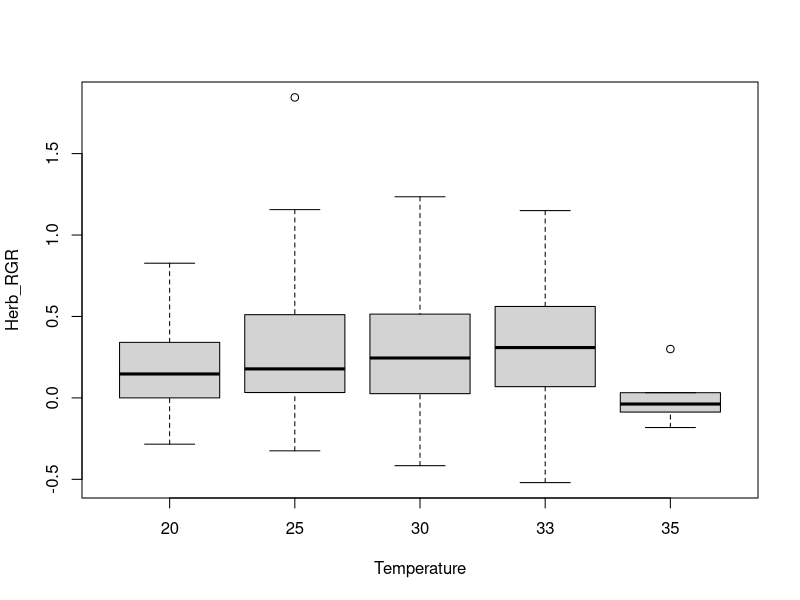
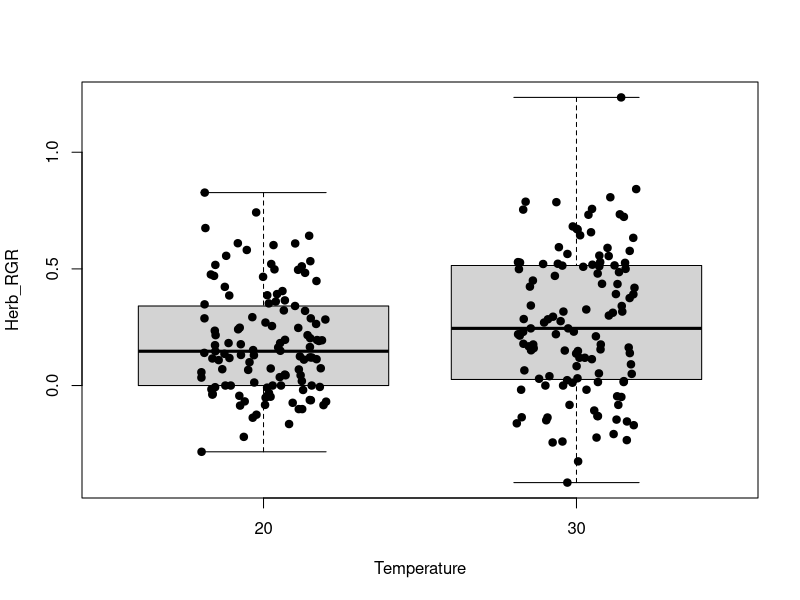
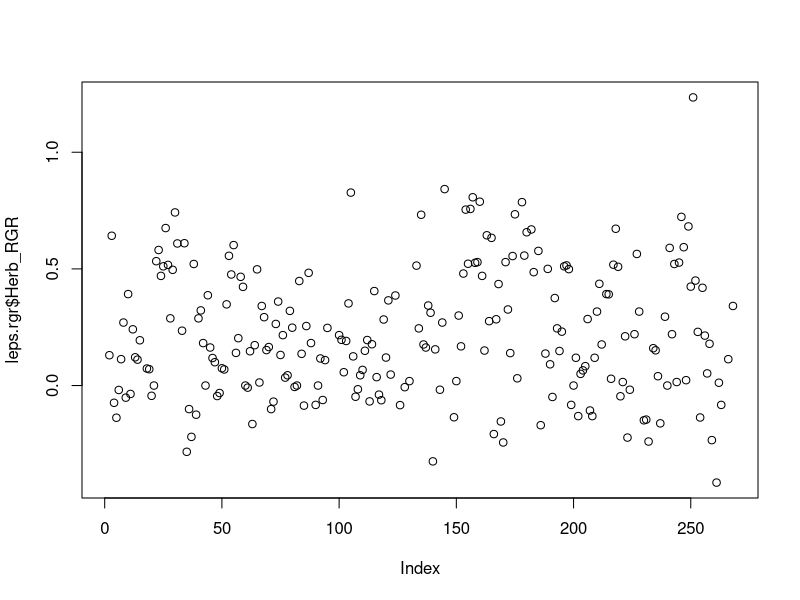
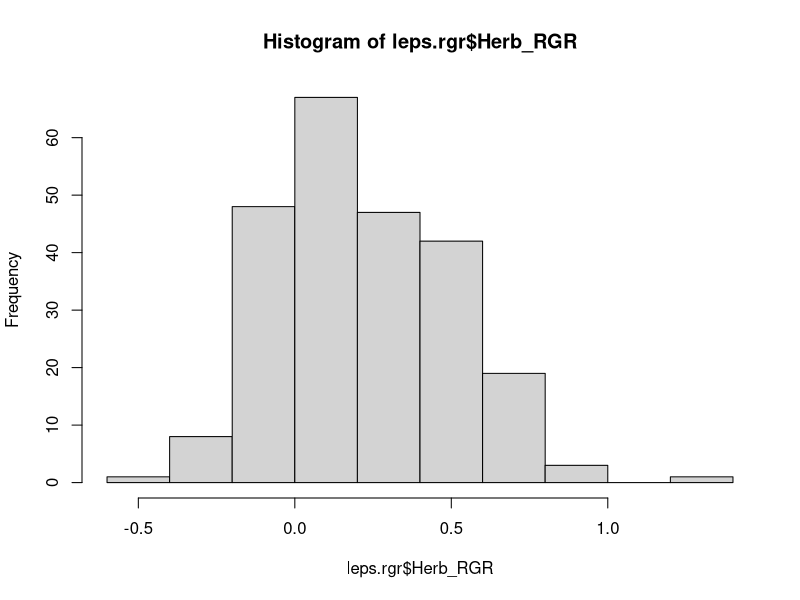
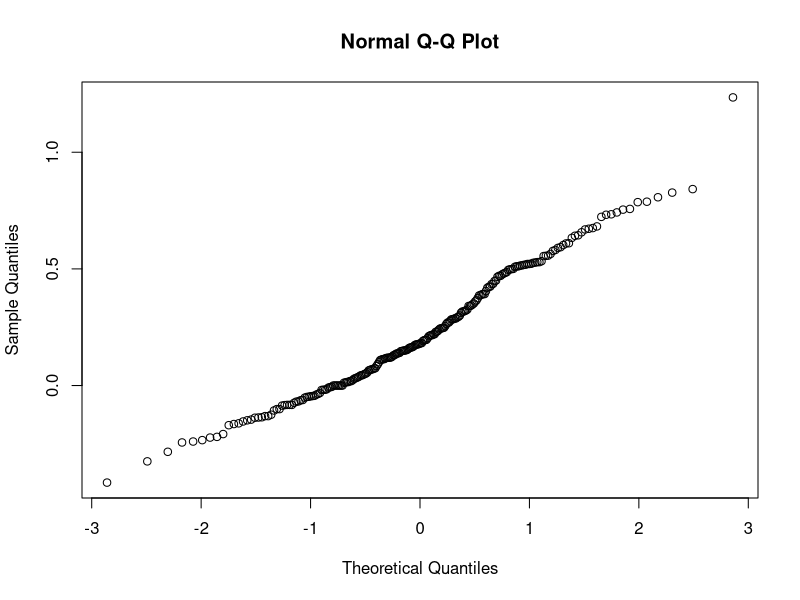
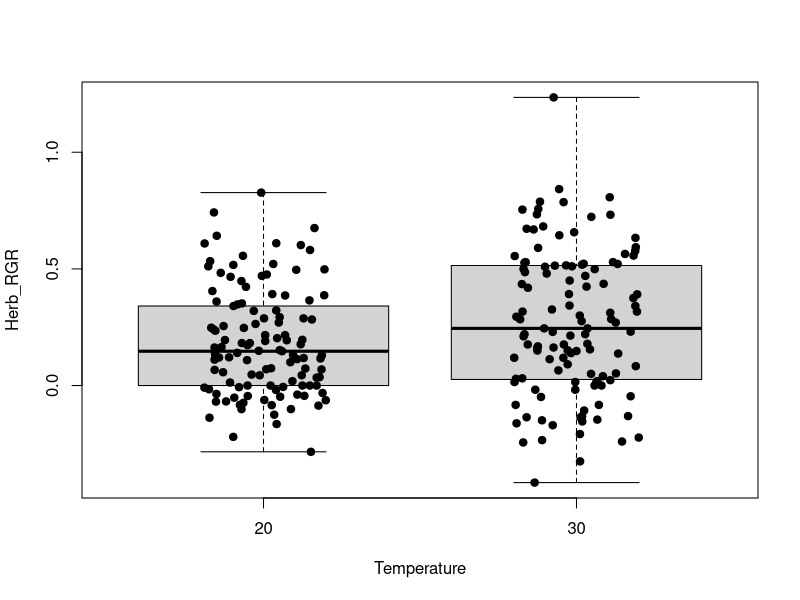
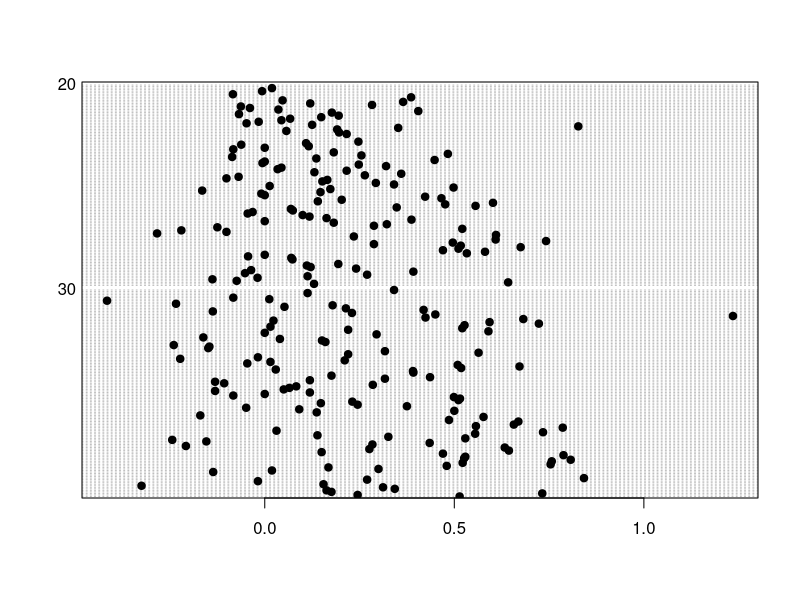

Recreate these plots in R, in order.
############################################################################
# 
# ENT6702 Entomological Techniques and Data Analysis
#
# t-test example
#
# Lemoine, Nathan P.; Burkepile, Deron E.; Parker, John D. (2015).
# Data from: Variable effects of temperature on insect herbivory [Dataset].
# Dryad. https://doi.org/10.5061/dryad.9fd75
#
# Lemoine NP, Burkepile DE, Parker JD. 2014.
# Variable effects of temperature on insect herbivory.
# PeerJ 2:e376 https://doi.org/10.7717/peerj.376
#
# 19 September 2023
#
############################################################################

# We are going to use a data set deposited on dryad to run some example t-tests
# The citation for the article and data are above

# Study looks at the effects of temperature on the herbivory rates of different
# insect species using no-choice bioassays. Insects were placed singly in a rearing
# cup and then randomly assigned to one of four temperatures (20, 25, 30, and 35 C).
# Consumption of plant material was assessed after 24 hrs

# Load the data
herb <- read.csv("./Week 5/t-test example/Feeding_Assays.csv")

nrow(herb)
str(herb)
head(herb)  
tail(herb)  

summary(herb)

# how many insect orders in the data set?
herb$Herb_Order <- as.factor(herb$Herb_Order)
levels(herb$Herb_Order)

# how many temperatures were measured in the bioassays?
herb$Temperature <- as.factor(herb$Temperature)
levels(herb$Temperature)

str(herb)
summary(herb)

# for the purposes of this example, we will compare relative growth rate of
# Lepidoptera among two temperatures, 20 C and 30 C
# SO, we need to subset the data

library(tidyverse)

# pull out data from Lepidoptera only
leps <- herb %>% filter(Herb_Order == "Lepidoptera") %>% droplevels()
levels(leps$Herb_Order)
boxplot(Herb_RGR ~ Temperature, data = leps)
summary(leps)

# now let's subset the data again to pull out data associated with 20 and 30 C treatments
t20 <- leps[which(leps$Temperature == "20"),]
t30 <- leps[which(leps$Temperature == "30"),]

leps.rgr <- rbind(t20, t30)
leps.rgr <- droplevels(leps.rgr)

str(leps.rgr)
summary(leps.rgr)

boxplot(Herb_RGR ~ Temperature, data = leps.rgr)
stripchart(Herb_RGR ~ Temperature, data = leps.rgr, pch = 19, add = TRUE,
           vertical = TRUE, method = "jitter", jitter = 0.2)


#### Checking assumptions: 1. Response is continuous
plot(leps.rgr$Herb_RGR)


#### Checking assumptions: 2. Data are independent
# Since we did not collect the data from this experiment, we will have to assume this is true.
# We can review the methods of the article to support our assumption.


#### Checking assumptions: 3. Normality
hist(leps.rgr$Herb_RGR)
qqnorm(leps.rgr$Herb_RGR)

# There are formal tests to assess normality (e.g., Shapiro-Wilk Test)
# but they are usually very sensitive
shapiro.test(leps.rgr$Herb_RGR)
?shapiro.test()


#### Checking assumptions: 4. Homogeneity of variances
boxplot(Herb_RGR ~ Temperature, data = leps.rgr)
stripchart(Herb_RGR ~ Temperature, data = leps.rgr, pch = 19, add = TRUE,
           vertical = TRUE, method = "jitter", jitter = 0.2)

dotchart(leps.rgr$Herb_RGR, groups = leps.rgr$Temperature, pch = 19)
?dotchart()

# There are formal tests to assess variance as well (e.g., Levene's Test; Bartlett Test)
bartlett.test(leps.rgr$Herb_RGR ~ leps.rgr$Temperature)
?bartlett.test()


#### T-test
?t.test()
t.test(Herb_RGR ~ Temperature, data = leps.rgr, alternative = "two.sided")

t.test(Herb_RGR ~ Temperature, data = leps.rgr, alternative = "two.sided", var.equal = TRUE)

#### Non-parametric version (Mann-Whitney test) if your data violate the assumptions
?wilcox.test
wilcox.test(Herb_RGR ~ Temperature, data = leps.rgr, alternative = "two.sided")


